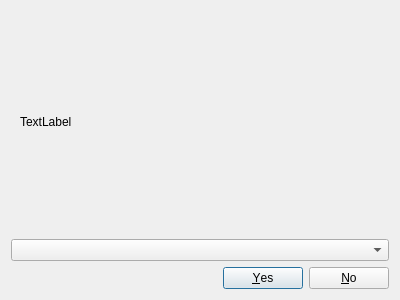
<?xml version="1.0" encoding="UTF-8"?>
<ui version="4.0">
 <class>ScrobbleSetupDialog</class>
 <widget class="QDialog" name="ScrobbleSetupDialog">
  <property name="geometry">
   <rect>
    <x>0</x>
    <y>0</y>
    <width>400</width>
    <height>300</height>
   </rect>
  </property>
  <property name="windowTitle">
   <string>Dialog</string>
  </property>
  <layout class="QVBoxLayout" name="verticalLayout">
   <item>
    <widget class="QStackedWidget" name="stackedWidget">
     <property name="currentIndex">
      <number>0</number>
     </property>
     <widget class="QWidget" name="page">
      <layout class="QVBoxLayout" name="verticalLayout_2">
       <item>
        <widget class="QLabel" name="description">
         <property name="text">
          <string>TextLabel</string>
         </property>
         <property name="wordWrap">
          <bool>true</bool>
         </property>
        </widget>
       </item>
      </layout>
     </widget>
     <widget class="QWidget" name="page_2">
      <layout class="QVBoxLayout" name="verticalLayout_3">
       <item>
        <widget class="QLabel" name="moreTitle">
         <property name="text">
          <string>TextLabel</string>
         </property>
        </widget>
       </item>
       <item>
        <widget class="QRadioButton" name="always">
         <property name="text">
          <string>Always automatically scrobble</string>
         </property>
        </widget>
       </item>
       <item>
        <widget class="QLabel" name="alwaysLabel">
         <property name="text">
          <string>Tracks you've played on this iPod will be automatically scrobbles when the device is synced.</string>
         </property>
         <property name="wordWrap">
          <bool>true</bool>
         </property>
        </widget>
       </item>
       <item>
        <widget class="QRadioButton" name="manual">
         <property name="text">
          <string>Manually manage scrobbles</string>
         </property>
        </widget>
       </item>
       <item>
        <widget class="QLabel" name="manualLabel">
         <property name="text">
          <string>Manually select and confirm which tracks should be scrobbled from a list of tracks played on this iPod.</string>
         </property>
         <property name="wordWrap">
          <bool>true</bool>
         </property>
        </widget>
       </item>
       <item>
        <widget class="QRadioButton" name="never">
         <property name="text">
          <string>Never scrobble</string>
         </property>
        </widget>
       </item>
       <item>
        <widget class="QLabel" name="neverLabel">
         <property name="text">
          <string>Never scrobble any tracks on this iPod.</string>
         </property>
         <property name="wordWrap">
          <bool>true</bool>
         </property>
        </widget>
       </item>
       <item>
        <spacer name="verticalSpacer">
         <property name="orientation">
          <enum>Qt::Vertical</enum>
         </property>
         <property name="sizeHint" stdset="0">
          <size>
           <width>20</width>
           <height>40</height>
          </size>
         </property>
        </spacer>
       </item>
      </layout>
     </widget>
    </widget>
   </item>
   <item>
    <widget class="QComboBox" name="users"/>
   </item>
   <item>
    <widget class="QDialogButtonBox" name="buttonBox">
     <property name="orientation">
      <enum>Qt::Horizontal</enum>
     </property>
     <property name="standardButtons">
      <set>QDialogButtonBox::No|QDialogButtonBox::Yes</set>
     </property>
    </widget>
   </item>
  </layout>
 </widget>
 <resources/>
 <connections>
  <connection>
   <sender>buttonBox</sender>
   <signal>accepted()</signal>
   <receiver>ScrobbleSetupDialog</receiver>
   <slot>accept()</slot>
   <hints>
    <hint type="sourcelabel">
     <x>248</x>
     <y>254</y>
    </hint>
    <hint type="destinationlabel">
     <x>157</x>
     <y>274</y>
    </hint>
   </hints>
  </connection>
  <connection>
   <sender>buttonBox</sender>
   <signal>rejected()</signal>
   <receiver>ScrobbleSetupDialog</receiver>
   <slot>reject()</slot>
   <hints>
    <hint type="sourcelabel">
     <x>316</x>
     <y>260</y>
    </hint>
    <hint type="destinationlabel">
     <x>286</x>
     <y>274</y>
    </hint>
   </hints>
  </connection>
 </connections>
</ui>
